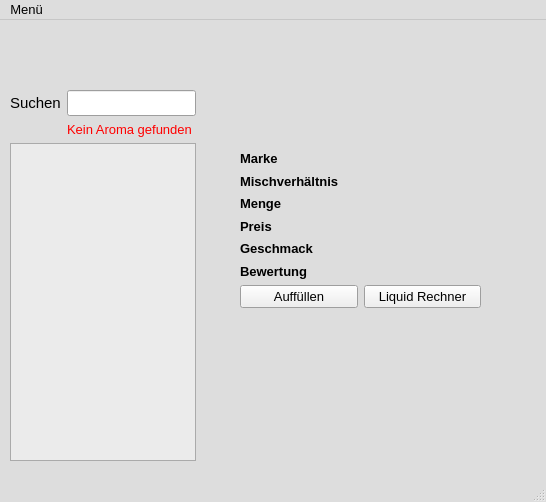
<?xml version="1.0" encoding="UTF-8"?>
<ui version="4.0">
 <class>MainWindow</class>
 <widget class="QMainWindow" name="MainWindow">
  <property name="geometry">
   <rect>
    <x>0</x>
    <y>0</y>
    <width>546</width>
    <height>502</height>
   </rect>
  </property>
  <property name="palette">
   <palette>
    <active>
     <colorrole role="Base">
      <brush brushstyle="SolidPattern">
       <color alpha="255">
        <red>255</red>
        <green>255</green>
        <blue>255</blue>
       </color>
      </brush>
     </colorrole>
     <colorrole role="Window">
      <brush brushstyle="SolidPattern">
       <color alpha="255">
        <red>221</red>
        <green>221</green>
        <blue>221</blue>
       </color>
      </brush>
     </colorrole>
    </active>
    <inactive>
     <colorrole role="Base">
      <brush brushstyle="SolidPattern">
       <color alpha="255">
        <red>255</red>
        <green>255</green>
        <blue>255</blue>
       </color>
      </brush>
     </colorrole>
     <colorrole role="Window">
      <brush brushstyle="SolidPattern">
       <color alpha="255">
        <red>221</red>
        <green>221</green>
        <blue>221</blue>
       </color>
      </brush>
     </colorrole>
    </inactive>
    <disabled>
     <colorrole role="Base">
      <brush brushstyle="SolidPattern">
       <color alpha="255">
        <red>221</red>
        <green>221</green>
        <blue>221</blue>
       </color>
      </brush>
     </colorrole>
     <colorrole role="Window">
      <brush brushstyle="SolidPattern">
       <color alpha="255">
        <red>221</red>
        <green>221</green>
        <blue>221</blue>
       </color>
      </brush>
     </colorrole>
    </disabled>
   </palette>
  </property>
  <property name="font">
   <font>
    <pointsize>10</pointsize>
    <weight>50</weight>
    <bold>false</bold>
   </font>
  </property>
  <property name="windowTitle">
   <string>Verwaltung</string>
  </property>
  <property name="windowIcon">
   <iconset>
    <normaloff>Icons/cloud-computing.png</normaloff>Icons/cloud-computing.png</iconset>
  </property>
  <property name="documentMode">
   <bool>false</bool>
  </property>
  <property name="tabShape">
   <enum>QTabWidget::Rounded</enum>
  </property>
  <widget class="QWidget" name="centralwidget">
   <widget class="QWidget" name="layoutWidget">
    <property name="geometry">
     <rect>
      <x>10</x>
      <y>70</y>
      <width>186</width>
      <height>371</height>
     </rect>
    </property>
    <layout class="QGridLayout" name="gridLayout">
     <item row="0" column="0">
      <widget class="QLabel" name="label">
       <property name="font">
        <font>
         <pointsize>11</pointsize>
         <weight>50</weight>
         <bold>false</bold>
        </font>
       </property>
       <property name="text">
        <string>Suchen</string>
       </property>
      </widget>
     </item>
     <item row="0" column="1">
      <widget class="QLineEdit" name="line_search">
       <property name="font">
        <font>
         <pointsize>11</pointsize>
         <weight>50</weight>
         <bold>false</bold>
        </font>
       </property>
      </widget>
     </item>
     <item row="2" column="0" colspan="2">
      <widget class="QListWidget" name="list_aroma">
       <property name="palette">
        <palette>
         <active>
          <colorrole role="Base">
           <brush brushstyle="SolidPattern">
            <color alpha="255">
             <red>235</red>
             <green>235</green>
             <blue>235</blue>
            </color>
           </brush>
          </colorrole>
         </active>
         <inactive>
          <colorrole role="Base">
           <brush brushstyle="SolidPattern">
            <color alpha="255">
             <red>235</red>
             <green>235</green>
             <blue>235</blue>
            </color>
           </brush>
          </colorrole>
         </inactive>
         <disabled>
          <colorrole role="Base">
           <brush brushstyle="SolidPattern">
            <color alpha="255">
             <red>221</red>
             <green>221</green>
             <blue>221</blue>
            </color>
           </brush>
          </colorrole>
         </disabled>
        </palette>
       </property>
       <property name="font">
        <font>
         <pointsize>10</pointsize>
        </font>
       </property>
      </widget>
     </item>
     <item row="1" column="1">
      <widget class="QLabel" name="lbl_noentrys">
       <property name="styleSheet">
        <string notr="true">color: rgb(255, 0, 0);</string>
       </property>
       <property name="text">
        <string>Kein Aroma gefunden</string>
       </property>
      </widget>
     </item>
    </layout>
   </widget>
   <widget class="QWidget" name="layoutWidget">
    <property name="geometry">
     <rect>
      <x>240</x>
      <y>130</y>
      <width>241</width>
      <height>158</height>
     </rect>
    </property>
    <layout class="QGridLayout" name="gridLayout_2">
     <item row="0" column="0">
      <widget class="QLabel" name="label_2">
       <property name="font">
        <font>
         <weight>75</weight>
         <bold>true</bold>
        </font>
       </property>
       <property name="text">
        <string>Marke</string>
       </property>
      </widget>
     </item>
     <item row="0" column="1">
      <widget class="QLabel" name="lbl_marke">
       <property name="font">
        <font>
         <pointsize>10</pointsize>
        </font>
       </property>
       <property name="text">
        <string/>
       </property>
      </widget>
     </item>
     <item row="1" column="1">
      <widget class="QLabel" name="lbl_mixture">
       <property name="font">
        <font>
         <pointsize>10</pointsize>
        </font>
       </property>
       <property name="text">
        <string/>
       </property>
      </widget>
     </item>
     <item row="2" column="1">
      <widget class="QLabel" name="lbl_menge">
       <property name="font">
        <font>
         <pointsize>10</pointsize>
        </font>
       </property>
       <property name="text">
        <string/>
       </property>
      </widget>
     </item>
     <item row="1" column="0">
      <widget class="QLabel" name="label_3">
       <property name="font">
        <font>
         <weight>75</weight>
         <bold>true</bold>
        </font>
       </property>
       <property name="text">
        <string>Mischverhältnis</string>
       </property>
      </widget>
     </item>
     <item row="2" column="0">
      <widget class="QLabel" name="label_4">
       <property name="font">
        <font>
         <weight>75</weight>
         <bold>true</bold>
        </font>
       </property>
       <property name="text">
        <string>Menge</string>
       </property>
      </widget>
     </item>
     <item row="3" column="0">
      <widget class="QLabel" name="label_5">
       <property name="font">
        <font>
         <weight>75</weight>
         <bold>true</bold>
        </font>
       </property>
       <property name="text">
        <string>Preis</string>
       </property>
      </widget>
     </item>
     <item row="4" column="0">
      <widget class="QLabel" name="label_6">
       <property name="font">
        <font>
         <weight>75</weight>
         <bold>true</bold>
        </font>
       </property>
       <property name="text">
        <string>Geschmack</string>
       </property>
      </widget>
     </item>
     <item row="4" column="1">
      <widget class="QLabel" name="lbl_geschmack">
       <property name="font">
        <font>
         <pointsize>10</pointsize>
        </font>
       </property>
       <property name="text">
        <string/>
       </property>
      </widget>
     </item>
     <item row="3" column="1">
      <widget class="QLabel" name="lbl_preis">
       <property name="font">
        <font>
         <pointsize>10</pointsize>
        </font>
       </property>
       <property name="text">
        <string/>
       </property>
      </widget>
     </item>
     <item row="5" column="0">
      <widget class="QLabel" name="label_7">
       <property name="font">
        <font>
         <weight>75</weight>
         <bold>true</bold>
        </font>
       </property>
       <property name="text">
        <string>Bewertung</string>
       </property>
      </widget>
     </item>
     <item row="5" column="1">
      <widget class="QLabel" name="lbl_bewertung">
       <property name="enabled">
        <bool>true</bool>
       </property>
       <property name="font">
        <font>
         <pointsize>10</pointsize>
        </font>
       </property>
       <property name="text">
        <string/>
       </property>
      </widget>
     </item>
     <item row="6" column="1">
      <widget class="QPushButton" name="btn_rechner">
       <property name="text">
        <string>Liquid Rechner</string>
       </property>
       <property name="icon">
        <iconset>
         <normaloff>Icons/calculator.png</normaloff>Icons/calculator.png</iconset>
       </property>
      </widget>
     </item>
     <item row="6" column="0">
      <widget class="QPushButton" name="btn_affuellen">
       <property name="text">
        <string>Auffüllen</string>
       </property>
       <property name="icon">
        <iconset>
         <normaloff>Icons/water-drop.png</normaloff>Icons/water-drop.png</iconset>
       </property>
      </widget>
     </item>
    </layout>
   </widget>
  </widget>
  <widget class="QMenuBar" name="menubar">
   <property name="geometry">
    <rect>
     <x>0</x>
     <y>0</y>
     <width>546</width>
     <height>21</height>
    </rect>
   </property>
   <property name="defaultUp">
    <bool>false</bool>
   </property>
   <widget class="QMenu" name="menuMenm">
    <property name="title">
     <string>Menü</string>
    </property>
    <addaction name="actionAroma_hinzuf"/>
    <addaction name="separator"/>
    <addaction name="actionBeenden"/>
   </widget>
   <addaction name="menuMenm"/>
  </widget>
  <widget class="QStatusBar" name="statusbar"/>
  <action name="actionAroma_hinzuf">
   <property name="text">
    <string>Aroma hinzufügen</string>
   </property>
  </action>
  <action name="actionBeenden">
   <property name="text">
    <string>Beenden</string>
   </property>
  </action>
  <action name="actionLiquid_Rechner">
   <property name="text">
    <string>Liquid Rechner</string>
   </property>
  </action>
 </widget>
 <resources/>
 <connections/>
</ui>
